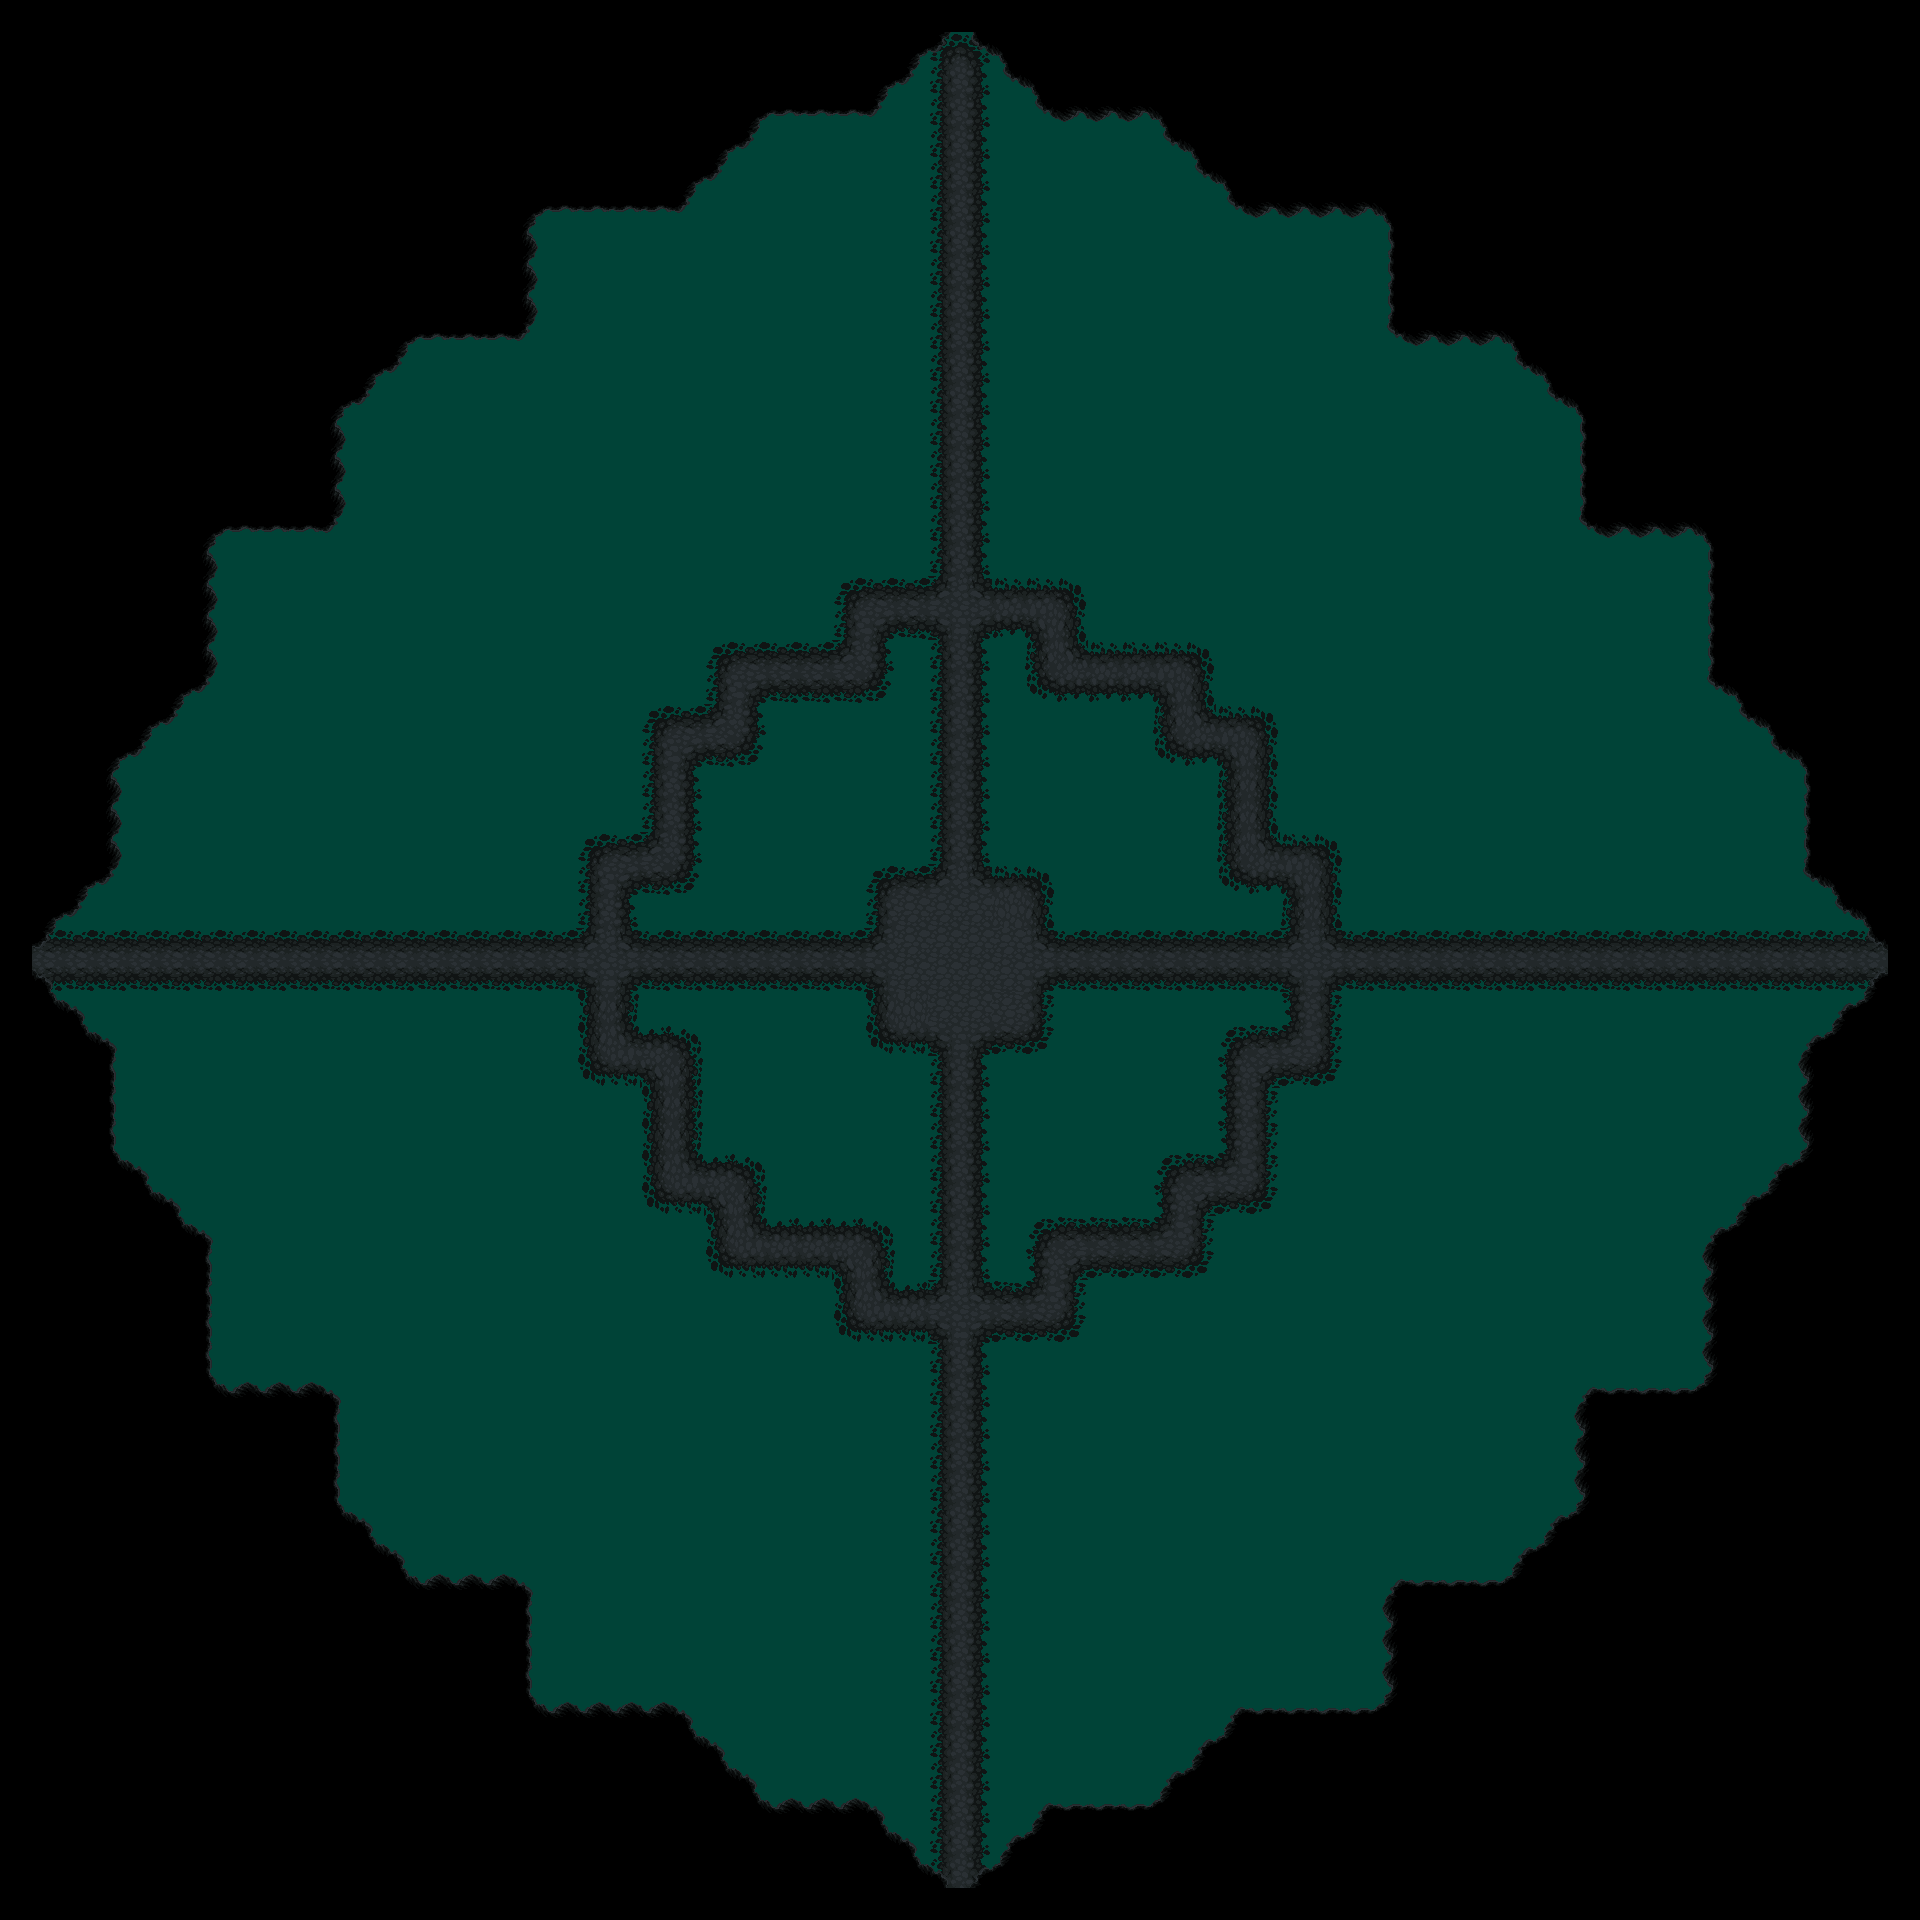

Rendered tile map (Tiled .tmx) drawn with the repository's tilesets; below, a short description and the map source with its tile grids summarised:
An orthogonal 60x60 tile map with 32x32 px tiles, 4 tile layers (Слой тайлов 2, Слой тайлов 3, Слой тайлов 1, Слой тайлов 4).

<map version="1.4" tiledversion="1.4.3" orientation="orthogonal" renderorder="right-down" width="60" height="60" tilewidth="32" tileheight="32" infinite="0" nextlayerid="8" nextobjectid="11">
 <tileset firstgid="1" source="klipartz.com.tsx" />
 <layer id="3" name="Слой тайлов 2" width="60" height="60">
  <data>[3600 cells, 3600 non-empty, 1 distinct tile ids]</data>
 </layer>
 <layer id="4" name="Слой тайлов 3" width="60" height="60">
  <data>[3600 cells, 410 non-empty, 13 distinct tile ids]</data>
 </layer>
 <layer id="1" name="Слой тайлов 1" width="60" height="60">
  <data>[3600 cells, 1560 non-empty, 5 distinct tile ids]</data>
 </layer>
 <layer id="5" name="Слой тайлов 4" width="60" height="60">
  <data>[3600 cells, 0 non-empty, 0 distinct tile ids]</data>
 </layer>
 <objectgroup id="6" name="Слой объектов 1" />
</map>
